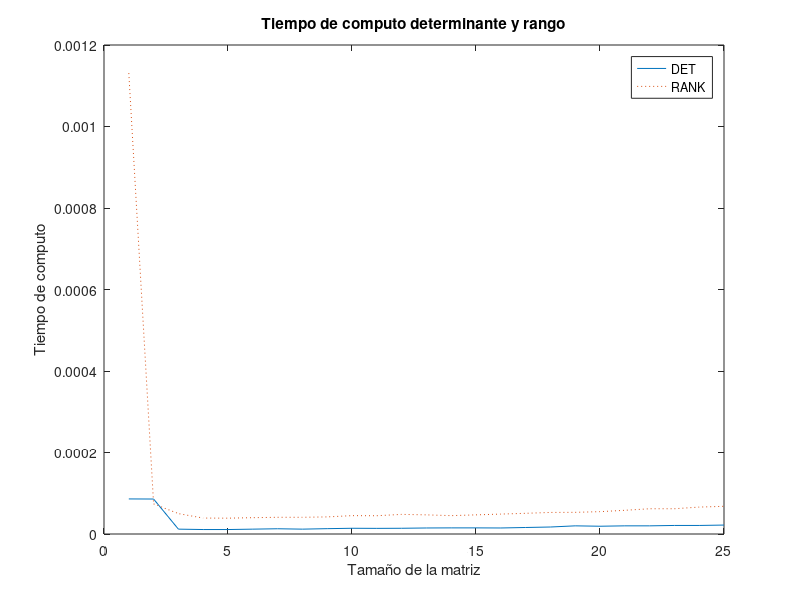

Reproduce this figure in MATLAB.
clear all;

% Ejercicio 4: Tiempo de computo y representacion grafica
% calcular cuanto tarda en ejecutarse la funcion determinante

time_det = zeros(1, 25);
time_rnk = zeros(1, 25);

for i = 1:25
    A = rand(i);

    tic
    det(A);
    time_det(i) = toc;

    tic
    rank(A);
    time_rnk(i) = toc;
end

% Representacion grafica
plot(time_det)
hold on
plot(time_rnk, ':')
title("Tiempo de computo determinante y rango")
ylabel("Tiempo de computo")
xlabel("Tamaño de la matriz")
legend("DET","RANK")
hold off
